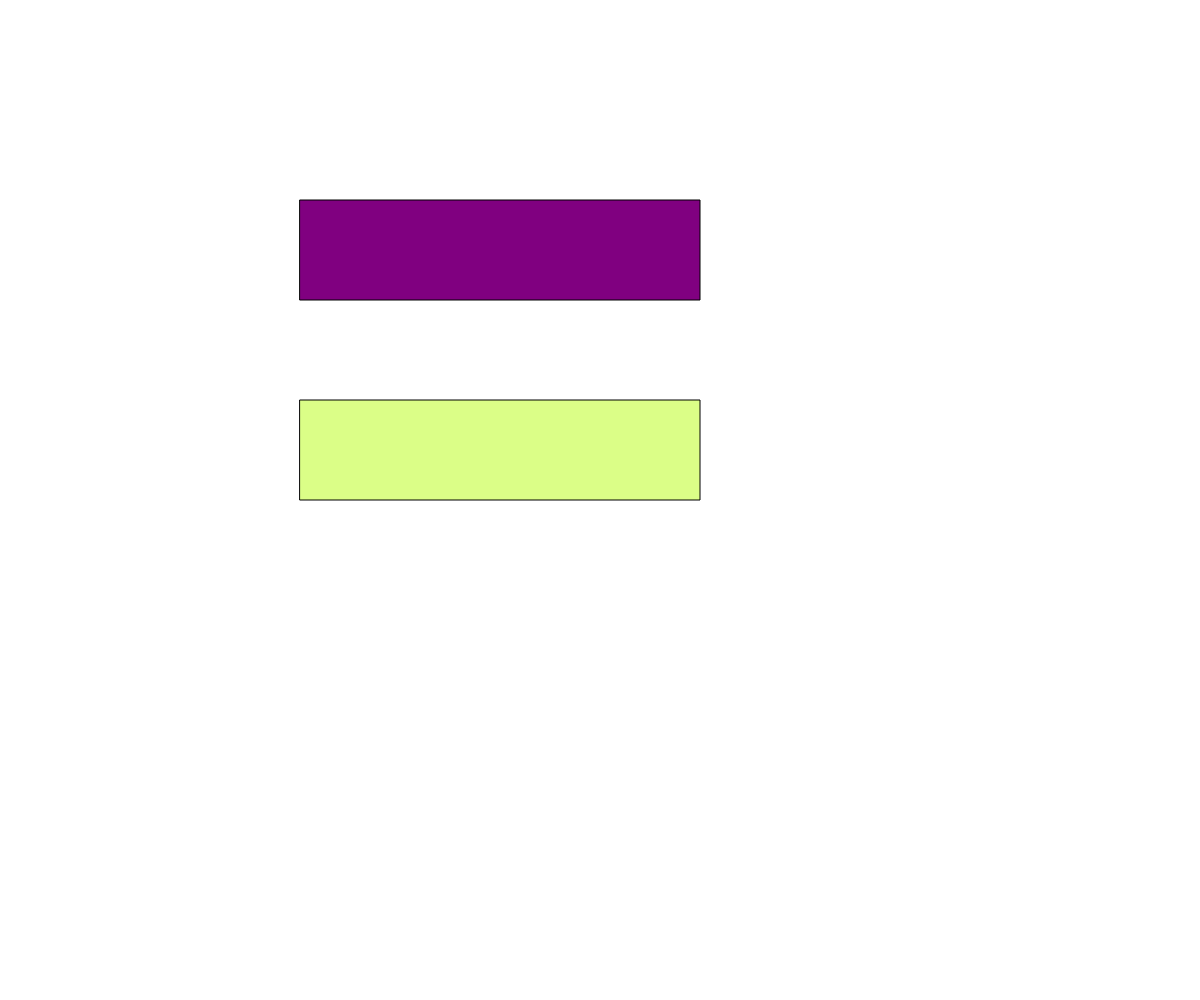
Frame 1 (no input)
Frame 60 (no input): identical to frame 1, image omitted
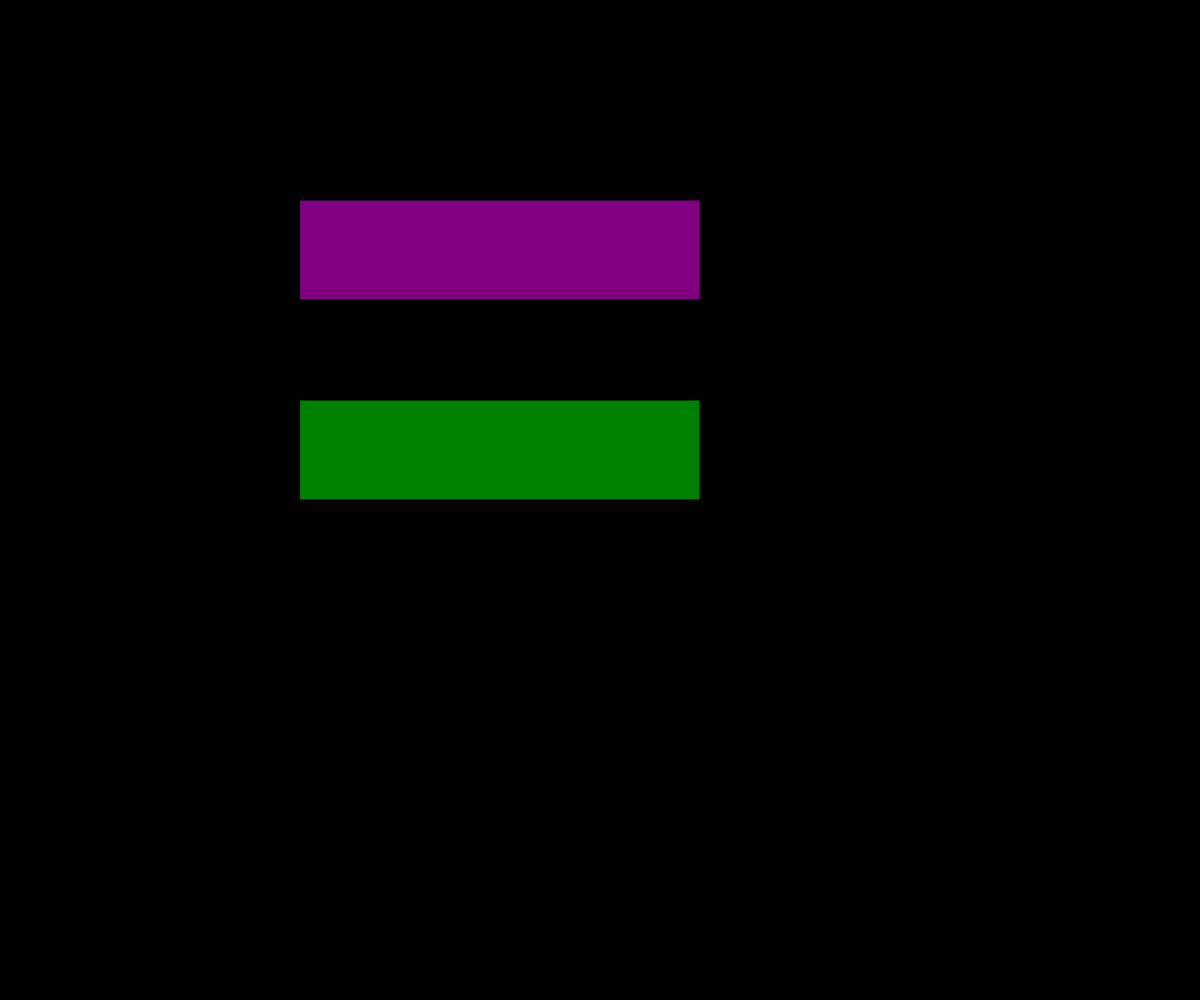
Frame 120 (the mouse pressed at the canvas centre since frame 60)

The p5.js sketch that drew these frames (run headless with seeded random() and noise() and a simulated clock; from frame 60 on, the mouse is pressed at the canvas centre):

// p5.js sketch
// ── sketch.js
//button


let bgColor = "white";

let buttonOne, buttonTwo;

function setup() {
  createCanvas(windowWidth, windowHeight);
  buttonOne = new Button(300, 200, 400, 100);
  buttonTwo = new Button(300, 400, 400, 100);
  buttonTwo.notHoveredColor = "#DBFE87"; 
  buttonTwo.hovercolor = "#FFE381"; 
}

function draw() {
  background(bgColor);
  buttonOne.display();
  buttonTwo.display();
}

function mousePressed() {
  if (buttonOne.checkIfInside(mouseX, mouseY)) {
    bgColor= "yellow";
  }
  else if (buttonTwo.checkIfInside(mouseX, mouseY)) {
    bgColor = "black";
  }
}

class Button {
  constructor(x, y, w, h) {
    this.x = x;
    this.y = y;
    this.width = w;
    this.height = h;
    this.hoverColor = "green";
    this.notHoveredColor = "purple";
  }

  display() {
    if(this.checkIfInside(mouseX, mouseY)) {
      fill(this.hoverColor);
    }
    else {
      fill(this.notHoveredColor);
    }
    rect(this.x, this.y, this.width, this.height);
  }

  checkIfInside(x, y) {
    return x >= this.x && x <= this.x + this.width &&
           y >= this.y && y <= this.y + this.height;
  }
}
